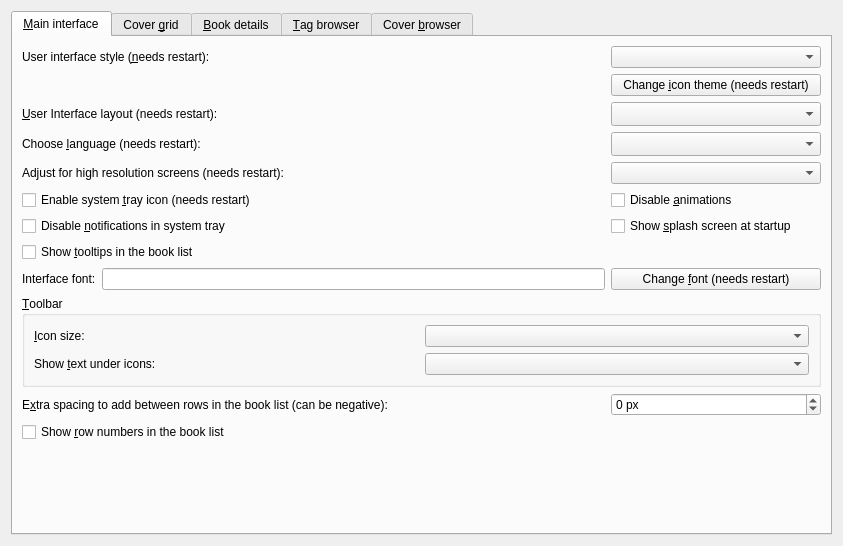
<?xml version="1.0" encoding="UTF-8"?>
<ui version="4.0">
 <class>Form</class>
 <widget class="QWidget" name="Form">
  <property name="geometry">
   <rect>
    <x>0</x>
    <y>0</y>
    <width>843</width>
    <height>546</height>
   </rect>
  </property>
  <property name="windowTitle">
   <string>Form</string>
  </property>
  <layout class="QGridLayout" name="gridLayout_2">
   <item row="0" column="0">
    <widget class="QTabWidget" name="tabWidget">
     <property name="currentIndex">
      <number>0</number>
     </property>
     <widget class="QWidget" name="tab">
      <attribute name="icon">
       <iconset resource="../../../../resources/images.qrc">
        <normaloff>:/images/lt.png</normaloff>:/images/lt.png</iconset>
      </attribute>
      <attribute name="title">
       <string>&amp;Main interface</string>
      </attribute>
      <layout class="QGridLayout" name="gridLayout_9">
       <item row="2" column="0">
        <widget class="QLabel" name="label_17">
         <property name="text">
          <string>&amp;User Interface layout (needs restart):</string>
         </property>
         <property name="buddy">
          <cstring>opt_gui_layout</cstring>
         </property>
        </widget>
       </item>
       <item row="10" column="0">
        <widget class="QLabel" name="label_4">
         <property name="text">
          <string>E&amp;xtra spacing to add between rows in the book list (can be negative):</string>
         </property>
         <property name="buddy">
          <cstring>opt_book_list_extra_row_spacing</cstring>
         </property>
        </widget>
       </item>
       <item row="10" column="1">
        <widget class="QSpinBox" name="opt_book_list_extra_row_spacing">
         <property name="suffix">
          <string> px</string>
         </property>
         <property name="minimum">
          <number>-20</number>
         </property>
        </widget>
       </item>
       <item row="9" column="0" colspan="2">
        <widget class="QGroupBox" name="groupBox_2">
         <property name="title">
          <string>&amp;Toolbar</string>
         </property>
         <layout class="QGridLayout" name="gridLayout_8">
          <item row="0" column="1">
           <widget class="QComboBox" name="opt_toolbar_icon_size"/>
          </item>
          <item row="0" column="0">
           <widget class="QLabel" name="label_5">
            <property name="text">
             <string>&amp;Icon size:</string>
            </property>
            <property name="buddy">
             <cstring>opt_toolbar_icon_size</cstring>
            </property>
           </widget>
          </item>
          <item row="1" column="1">
           <widget class="QComboBox" name="opt_toolbar_text"/>
          </item>
          <item row="1" column="0">
           <widget class="QLabel" name="label_8">
            <property name="text">
             <string>Show &amp;text under icons:</string>
            </property>
            <property name="buddy">
             <cstring>opt_toolbar_text</cstring>
            </property>
           </widget>
          </item>
         </layout>
        </widget>
       </item>
       <item row="0" column="1">
        <widget class="QComboBox" name="opt_ui_style"/>
       </item>
       <item row="8" column="1">
        <widget class="QPushButton" name="change_font_button">
         <property name="text">
          <string>Change &amp;font (needs restart)</string>
         </property>
        </widget>
       </item>
       <item row="2" column="1">
        <widget class="QComboBox" name="opt_gui_layout">
         <property name="maximumSize">
          <size>
           <width>250</width>
           <height>16777215</height>
          </size>
         </property>
         <property name="sizeAdjustPolicy">
          <enum>QComboBox::AdjustToMinimumContentsLengthWithIcon</enum>
         </property>
         <property name="minimumContentsLength">
          <number>20</number>
         </property>
        </widget>
       </item>
       <item row="7" column="0">
        <widget class="QCheckBox" name="opt_book_list_tooltips">
         <property name="text">
          <string>Show &amp;tooltips in the book list</string>
         </property>
        </widget>
       </item>
       <item row="12" column="0">
        <spacer name="verticalSpacer_3">
         <property name="orientation">
          <enum>Qt::Vertical</enum>
         </property>
         <property name="sizeHint" stdset="0">
          <size>
           <width>20</width>
           <height>40</height>
          </size>
         </property>
        </spacer>
       </item>
       <item row="5" column="0">
        <widget class="QCheckBox" name="opt_systray_icon">
         <property name="text">
          <string>Enable system &amp;tray icon (needs restart)</string>
         </property>
        </widget>
       </item>
       <item row="3" column="0">
        <widget class="QLabel" name="label_7">
         <property name="text">
          <string>Choose &amp;language (needs restart):</string>
         </property>
         <property name="buddy">
          <cstring>opt_language</cstring>
         </property>
        </widget>
       </item>
       <item row="8" column="0">
        <layout class="QHBoxLayout" name="horizontalLayout">
         <item>
          <widget class="QLabel" name="label_2">
           <property name="text">
            <string>Interface font:</string>
           </property>
           <property name="buddy">
            <cstring>font_display</cstring>
           </property>
          </widget>
         </item>
         <item>
          <widget class="QLineEdit" name="font_display">
           <property name="readOnly">
            <bool>true</bool>
           </property>
          </widget>
         </item>
        </layout>
       </item>
       <item row="1" column="0">
        <widget class="QLabel" name="icon_theme">
         <property name="text">
          <string/>
         </property>
        </widget>
       </item>
       <item row="6" column="0">
        <widget class="QCheckBox" name="opt_disable_tray_notification">
         <property name="text">
          <string>Disable &amp;notifications in system tray</string>
         </property>
        </widget>
       </item>
       <item row="3" column="1">
        <widget class="QComboBox" name="opt_language">
         <property name="sizeAdjustPolicy">
          <enum>QComboBox::AdjustToMinimumContentsLengthWithIcon</enum>
         </property>
         <property name="minimumContentsLength">
          <number>20</number>
         </property>
        </widget>
       </item>
       <item row="0" column="0">
        <widget class="QLabel" name="label_widget_style">
         <property name="text">
          <string>User interface style (&amp;needs restart):</string>
         </property>
         <property name="buddy">
          <cstring>opt_ui_style</cstring>
         </property>
        </widget>
       </item>
       <item row="5" column="1">
        <widget class="QCheckBox" name="opt_disable_animations">
         <property name="toolTip">
          <string>Disable all animations. Useful if you have a slow/old computer.</string>
         </property>
         <property name="text">
          <string>Disable &amp;animations</string>
         </property>
        </widget>
       </item>
       <item row="6" column="1">
        <widget class="QCheckBox" name="opt_show_splash_screen">
         <property name="text">
          <string>Show &amp;splash screen at startup</string>
         </property>
        </widget>
       </item>
       <item row="1" column="1">
        <widget class="QPushButton" name="icon_theme_button">
         <property name="text">
          <string>Change &amp;icon theme (needs restart)</string>
         </property>
        </widget>
       </item>
       <item row="11" column="0">
        <widget class="QCheckBox" name="opt_row_numbers_in_book_list">
         <property name="text">
          <string>Show &amp;row numbers in the book list</string>
         </property>
        </widget>
       </item>
       <item row="4" column="0">
        <widget class="QLabel" name="label_hidpi">
         <property name="text">
          <string>Adjust for high resolution screens (needs restart):</string>
         </property>
        </widget>
       </item>
       <item row="4" column="1">
        <widget class="QComboBox" name="opt_hidpi">
         <property name="toolTip">
          <string>&lt;p&gt;Whether to automatically adjust the calibre user interface for high resolution (high DPI) monitors. There are three possible values:&lt;/p&gt;

&lt;ul&gt;
&lt;li&gt;&lt;b&gt;Automatic&lt;/b&gt;: Adjust the user interface if a high resolution monitor is detected. Will respect Qt environment variables controlling high DPI behavior. So if you use the environment variable QT_AUTO_SCREEN_SCALE_FACTOR then it will be used instead of this setting.&lt;/li&gt;

&lt;li&gt;&lt;b&gt;On&lt;/b&gt;: Same as &quot;Automatic&quot;, but ignores Qt environment variables controlling high dpi behavior.&lt;/li&gt;

&lt;li&gt;&lt;b&gt;Off&lt;/b&gt;: Do not adjust the user interface, regardless of Qt environment variables.&lt;/li&gt;
&lt;/ul&gt;</string>
         </property>
        </widget>
       </item>
      </layout>
     </widget>
     <widget class="QWidget" name="cover_grid_tab">
      <attribute name="icon">
       <iconset resource="../../../../resources/images.qrc">
        <normaloff>:/images/grid.png</normaloff>:/images/grid.png</iconset>
      </attribute>
      <attribute name="title">
       <string>Cover &amp;grid</string>
      </attribute>
      <layout class="QVBoxLayout" name="verticalLayout">
       <item>
        <widget class="QTabWidget" name="tabWidget_2">
         <property name="tabPosition">
          <enum>QTabWidget::West</enum>
         </property>
         <property name="currentIndex">
          <number>0</number>
         </property>
         <widget class="QWidget" name="tab_5">
          <attribute name="title">
           <string>&amp;Layout</string>
          </attribute>
          <layout class="QFormLayout" name="formLayout_2">
           <item row="0" column="0" colspan="2">
            <widget class="QLabel" name="label_19">
             <property name="text">
              <string>Control the Cover grid view. You can enable this view by clicking the &quot;Cover grid&quot; button in the bottom right corner of the main calibre window.</string>
             </property>
             <property name="wordWrap">
              <bool>true</bool>
             </property>
            </widget>
           </item>
           <item row="3" column="1">
            <spacer name="verticalSpacer_6">
             <property name="orientation">
              <enum>Qt::Vertical</enum>
             </property>
             <property name="sizeType">
              <enum>QSizePolicy::Fixed</enum>
             </property>
             <property name="sizeHint" stdset="0">
              <size>
               <width>20</width>
               <height>10</height>
              </size>
             </property>
            </spacer>
           </item>
           <item row="5" column="0">
            <widget class="QLabel" name="label_14">
             <property name="text">
              <string>Field to show &amp;under the covers:</string>
             </property>
             <property name="buddy">
              <cstring>opt_field_under_covers_in_grid</cstring>
             </property>
            </widget>
           </item>
           <item row="5" column="1">
            <widget class="QComboBox" name="opt_field_under_covers_in_grid"/>
           </item>
           <item row="6" column="0">
            <widget class="QLabel" name="label_16">
             <property name="text">
              <string>&amp;Spacing between covers:</string>
             </property>
             <property name="buddy">
              <cstring>opt_cover_grid_spacing</cstring>
             </property>
            </widget>
           </item>
           <item row="6" column="1">
            <widget class="QDoubleSpinBox" name="opt_cover_grid_spacing">
             <property name="toolTip">
              <string>The spacing between covers. A value of zero means calculate automatically based on cover size.</string>
             </property>
             <property name="specialValueText">
              <string>Automatic</string>
             </property>
             <property name="suffix">
              <string> cm</string>
             </property>
             <property name="decimals">
              <number>2</number>
             </property>
             <property name="singleStep">
              <double>0.100000000000000</double>
             </property>
            </widget>
           </item>
           <item row="7" column="0" colspan="2">
            <widget class="QGroupBox" name="cg_background_box">
             <property name="title">
              <string>Background for the Cover grid</string>
             </property>
             <layout class="QGridLayout" name="gridLayout_5"/>
            </widget>
           </item>
           <item row="10" column="0" colspan="2">
            <widget class="QGroupBox" name="groupBox_4">
             <property name="title">
              <string>Cover size</string>
             </property>
             <layout class="QGridLayout" name="gridLayout_4">
              <item row="0" column="0" colspan="5">
               <widget class="QLabel" name="label_20">
                <property name="text">
                 <string>By default, calibre chooses a cover size based on your computer's screen size. You can change the cover size here:</string>
                </property>
                <property name="wordWrap">
                 <bool>true</bool>
                </property>
               </widget>
              </item>
              <item row="3" column="0" colspan="5">
               <widget class="QLabel" name="cover_grid_aspect_ratio">
                <property name="text">
                 <string/>
                </property>
               </widget>
              </item>
              <item row="1" column="0">
               <widget class="QLabel" name="label_11">
                <property name="text">
                 <string>Cover &amp;width: </string>
                </property>
                <property name="buddy">
                 <cstring>opt_cover_grid_width</cstring>
                </property>
               </widget>
              </item>
              <item row="1" column="1">
               <widget class="QDoubleSpinBox" name="opt_cover_grid_width">
                <property name="toolTip">
                 <string>The width of displayed covers.
A value of zero means calculate automatically.</string>
                </property>
                <property name="specialValueText">
                 <string>Automatic</string>
                </property>
                <property name="suffix">
                 <string> cm</string>
                </property>
                <property name="decimals">
                 <number>1</number>
                </property>
               </widget>
              </item>
              <item row="1" column="2">
               <widget class="QPushButton" name="cover_grid_larger_cover">
                <property name="toolTip">
                 <string>Make the covers larger, maintaining current aspect ratio.</string>
                </property>
                <property name="text">
                 <string>&amp;Larger covers</string>
                </property>
                <property name="icon">
                 <iconset resource="../../../../resources/images.qrc">
                  <normaloff>:/images/plus.png</normaloff>:/images/plus.png</iconset>
                </property>
               </widget>
              </item>
              <item row="2" column="0">
               <widget class="QLabel" name="label_12">
                <property name="text">
                 <string>Cover &amp;height: </string>
                </property>
                <property name="buddy">
                 <cstring>opt_cover_grid_height</cstring>
                </property>
               </widget>
              </item>
              <item row="2" column="1">
               <widget class="QDoubleSpinBox" name="opt_cover_grid_height">
                <property name="toolTip">
                 <string>The height of displayed covers.
A value of zero means calculate automatically.</string>
                </property>
                <property name="specialValueText">
                 <string>Automatic</string>
                </property>
                <property name="suffix">
                 <string> cm</string>
                </property>
                <property name="decimals">
                 <number>1</number>
                </property>
               </widget>
              </item>
              <item row="2" column="2">
               <widget class="QPushButton" name="cover_grid_smaller_cover">
                <property name="toolTip">
                 <string>Make the covers smaller, maintaining current aspect ratio.</string>
                </property>
                <property name="text">
                 <string>&amp;Smaller covers</string>
                </property>
                <property name="icon">
                 <iconset resource="../../../../resources/images.qrc">
                  <normaloff>:/images/minus.png</normaloff>:/images/minus.png</iconset>
                </property>
               </widget>
              </item>
              <item row="1" column="3" rowspan="2">
               <widget class="QPushButton" name="cover_grid_reset_size">
                <property name="toolTip">
                 <string>Reset size to automatic</string>
                </property>
                <property name="text">
                 <string>&amp;Reset size</string>
                </property>
               </widget>
              </item>
              <item row="1" column="4">
               <spacer name="horizontalSpacer_4">
                <property name="orientation">
                 <enum>Qt::Horizontal</enum>
                </property>
                <property name="sizeHint" stdset="0">
                 <size>
                  <width>40</width>
                  <height>20</height>
                 </size>
                </property>
               </spacer>
              </item>
             </layout>
            </widget>
           </item>
           <item row="11" column="1">
            <widget class="QSpinBox" name="opt_emblem_size">
             <property name="suffix">
              <string> px</string>
             </property>
             <property name="minimum">
              <number>16</number>
             </property>
             <property name="maximum">
              <number>1000</number>
             </property>
            </widget>
           </item>
           <item row="11" column="0">
            <widget class="QLabel" name="label_21">
             <property name="text">
              <string>Size of the emblems (if any) shown &amp;next to the covers: </string>
             </property>
             <property name="buddy">
              <cstring>opt_emblem_size</cstring>
             </property>
            </widget>
           </item>
           <item row="4" column="0" colspan="2">
            <widget class="QCheckBox" name="opt_cover_grid_show_title">
             <property name="text">
              <string>Show a field (such as title) &amp;under the covers</string>
             </property>
            </widget>
           </item>
           <item row="12" column="0">
            <widget class="QLabel" name="label_22">
             <property name="text">
              <string>&amp;Location of the emblems shown next to the covers:</string>
             </property>
             <property name="buddy">
              <cstring>opt_emblem_position</cstring>
             </property>
            </widget>
           </item>
           <item row="12" column="1">
            <widget class="QComboBox" name="opt_emblem_position"/>
           </item>
          </layout>
         </widget>
         <widget class="QWidget" name="emblems_tab">
          <attribute name="title">
           <string>&amp;Emblems</string>
          </attribute>
         </widget>
         <widget class="QWidget" name="tab_6">
          <attribute name="title">
           <string>&amp;Performance</string>
          </attribute>
          <layout class="QVBoxLayout" name="verticalLayout_2">
           <item>
            <widget class="QGroupBox" name="groupBox_3">
             <property name="title">
              <string>Caching of covers for improved performance</string>
             </property>
             <layout class="QGridLayout" name="gridLayout">
              <item row="2" column="2">
               <widget class="QSpinBox" name="opt_cover_grid_disk_cache_size">
                <property name="specialValueText">
                 <string>Disable</string>
                </property>
                <property name="suffix">
                 <string> MB</string>
                </property>
                <property name="minimum">
                 <number>100</number>
                </property>
                <property name="singleStep">
                 <number>100</number>
                </property>
               </widget>
              </item>
              <item row="3" column="1">
               <widget class="QPushButton" name="cover_grid_open_cache">
                <property name="text">
                 <string>&amp;Open cache directory</string>
                </property>
               </widget>
              </item>
              <item row="1" column="3">
               <spacer name="horizontalSpacer_5">
                <property name="orientation">
                 <enum>Qt::Horizontal</enum>
                </property>
                <property name="sizeHint" stdset="0">
                 <size>
                  <width>40</width>
                  <height>20</height>
                 </size>
                </property>
               </spacer>
              </item>
              <item row="0" column="0" colspan="5">
               <widget class="QLabel" name="label_13">
                <property name="text">
                 <string>There are two kinds of caches that calibre uses to improve performance when rendering covers in the grid view. A disk cache that is kept on your hard disk and stores the cover thumbnails and an in memory cache used to ensure flicker free rendering of covers. For best results, keep the memory cache small and the disk cache large, unless you have a lot of extra RAM in your computer and don't mind it being used by the memory cache.</string>
                </property>
                <property name="wordWrap">
                 <bool>true</bool>
                </property>
               </widget>
              </item>
              <item row="2" column="3" colspan="2">
               <widget class="QLabel" name="cover_grid_current_disk_cache">
                <property name="text">
                 <string/>
                </property>
               </widget>
              </item>
              <item row="3" column="2" colspan="3">
               <spacer name="horizontalSpacer_3">
                <property name="orientation">
                 <enum>Qt::Horizontal</enum>
                </property>
                <property name="sizeHint" stdset="0">
                 <size>
                  <width>310</width>
                  <height>20</height>
                 </size>
                </property>
               </spacer>
              </item>
              <item row="1" column="0" colspan="2">
               <widget class="QLabel" name="label_15">
                <property name="text">
                 <string>Number of screenfulls of covers to cache in &amp;memory (keep this small):</string>
                </property>
                <property name="buddy">
                 <cstring>opt_cover_grid_cache_size_multiple</cstring>
                </property>
               </widget>
              </item>
              <item row="2" column="0" colspan="2">
               <widget class="QLabel" name="label_18">
                <property name="text">
                 <string>Maximum amount of &amp;disk space to use for caching thumbnails: </string>
                </property>
               </widget>
              </item>
              <item row="3" column="0">
               <widget class="QPushButton" name="cover_grid_empty_cache">
                <property name="text">
                 <string>&amp;Empty disk cache</string>
                </property>
               </widget>
              </item>
              <item row="1" column="2">
               <widget class="QSpinBox" name="opt_cover_grid_cache_size_multiple">
                <property name="toolTip">
                 <string>The maximum number of screenfulls of thumbnails to keep in memory. Increasing this will make rendering faster, at the cost of more memory usage. Note that regardless of this setting, a minimum of one hundred thumbnails are always kept in memory, to ensure flicker free rendering.</string>
                </property>
                <property name="minimum">
                 <number>2</number>
                </property>
                <property name="maximum">
                 <number>100</number>
                </property>
               </widget>
              </item>
              <item row="4" column="1">
               <spacer name="verticalSpacer_2">
                <property name="orientation">
                 <enum>Qt::Vertical</enum>
                </property>
                <property name="sizeHint" stdset="0">
                 <size>
                  <width>20</width>
                  <height>40</height>
                 </size>
                </property>
               </spacer>
              </item>
             </layout>
            </widget>
           </item>
          </layout>
         </widget>
        </widget>
       </item>
      </layout>
     </widget>
     <widget class="QWidget" name="tab_4">
      <attribute name="icon">
       <iconset resource="../../../../resources/images.qrc">
        <normaloff>:/images/book.png</normaloff>:/images/book.png</iconset>
      </attribute>
      <attribute name="title">
       <string>&amp;Book details</string>
      </attribute>
      <layout class="QGridLayout" name="gridLayout_12">
       <item row="3" column="1">
        <widget class="QLabel" name="label_3">
         <property name="text">
          <string>Note that &lt;b&gt;comments&lt;/b&gt; will always be displayed at the end, regardless of the position you assign here.</string>
         </property>
         <property name="wordWrap">
          <bool>true</bool>
         </property>
        </widget>
       </item>
       <item row="3" column="0" rowspan="2">
        <widget class="QGroupBox" name="groupBox">
         <property name="title">
          <string>Select displayed metadata</string>
         </property>
         <layout class="QGridLayout" name="gridLayout_3">
          <item row="0" column="1">
           <widget class="QToolButton" name="df_up_button">
            <property name="toolTip">
             <string>Move up</string>
            </property>
            <property name="icon">
             <iconset resource="../../../../resources/images.qrc">
              <normaloff>:/images/arrow-up.png</normaloff>:/images/arrow-up.png</iconset>
            </property>
           </widget>
          </item>
          <item row="2" column="1">
           <widget class="QToolButton" name="df_down_button">
            <property name="toolTip">
             <string>Move down</string>
            </property>
            <property name="icon">
             <iconset resource="../../../../resources/images.qrc">
              <normaloff>:/images/arrow-down.png</normaloff>:/images/arrow-down.png</iconset>
            </property>
           </widget>
          </item>
          <item row="0" column="0" rowspan="3">
           <widget class="QListView" name="field_display_order">
            <property name="alternatingRowColors">
             <bool>true</bool>
            </property>
           </widget>
          </item>
          <item row="1" column="1">
           <spacer name="verticalSpacer_5">
            <property name="orientation">
             <enum>Qt::Vertical</enum>
            </property>
            <property name="sizeHint" stdset="0">
             <size>
              <width>20</width>
              <height>40</height>
             </size>
            </property>
           </spacer>
          </item>
         </layout>
        </widget>
       </item>
       <item row="1" column="0" colspan="2">
        <layout class="QHBoxLayout">
         <item>
          <widget class="QCheckBox" name="opt_bd_show_cover">
           <property name="text">
            <string>Show &amp;cover in the Book details panel</string>
           </property>
          </widget>
         </item>
         <item>
          <widget class="QCheckBox" name="opt_bd_overlay_cover_size">
           <property name="toolTip">
            <string>Show the size of the book's cover in pixels</string>
           </property>
           <property name="text">
            <string>Show cover &amp;size</string>
           </property>
          </widget>
         </item>
         <item>
          <widget class="QCheckBox" name="opt_use_roman_numerals_for_series_number">
           <property name="text">
            <string>Use &amp;Roman numerals for series</string>
           </property>
           <property name="checked">
            <bool>true</bool>
           </property>
          </widget>
         </item>
         <item>
          <spacer name="horizontalSpacer_bd1">
           <property name="orientation">
            <enum>Qt::Horizontal</enum>
           </property>
           <property name="sizeHint" stdset="0">
            <size>
             <width>20</width>
             <height>0</height>
            </size>
           </property>
          </spacer>
         </item>
        </layout>
       </item>
       <item row="2" column="0" colspan="2">
        <widget class="QPushButton" name="id_links_button">
         <property name="text">
          <string>Create rules to convert &amp;identifiers into links</string>
         </property>
        </widget>
       </item>
       <item row="0" column="0" colspan="2">
        <widget class="QWidget" name="default_author_link_container" native="true">
         <property name="sizePolicy">
          <sizepolicy hsizetype="Preferred" vsizetype="Maximum">
           <horstretch>0</horstretch>
           <verstretch>0</verstretch>
          </sizepolicy>
         </property>
        </widget>
       </item>
      </layout>
     </widget>
     <widget class="QWidget" name="tab_2">
      <attribute name="icon">
       <iconset resource="../../../../resources/images.qrc">
        <normaloff>:/images/tags.png</normaloff>:/images/tags.png</iconset>
      </attribute>
      <attribute name="title">
       <string>&amp;Tag browser</string>
      </attribute>
      <layout class="QFormLayout" name="formLayout">
       <property name="fieldGrowthPolicy">
        <enum>QFormLayout::ExpandingFieldsGrow</enum>
       </property>
       <item row="2" column="0">
        <widget class="QLabel" name="label_10">
         <property name="text">
          <string>Co&amp;llapse when more items than:</string>
         </property>
         <property name="buddy">
          <cstring>opt_tags_browser_collapse_at</cstring>
         </property>
        </widget>
       </item>
       <item row="2" column="1">
        <widget class="QSpinBox" name="opt_tags_browser_collapse_at">
         <property name="toolTip">
          <string>If a Tag browser category has more than this number of items, it is divided
up into subcategories. If the partition method is set to disable, this value is ignored.</string>
         </property>
         <property name="maximum">
          <number>10000</number>
         </property>
        </widget>
       </item>
       <item row="3" column="0">
        <widget class="QLabel" name="label_8111">
         <property name="text">
          <string>Categories &amp;not to partition:</string>
         </property>
         <property name="buddy">
          <cstring>opt_tag_browser_dont_collapse</cstring>
         </property>
        </widget>
       </item>
       <item row="3" column="1">
        <widget class="EditWithComplete" name="opt_tag_browser_dont_collapse">
         <property name="sizePolicy">
          <sizepolicy hsizetype="Expanding" vsizetype="Fixed">
           <horstretch>0</horstretch>
           <verstretch>0</verstretch>
          </sizepolicy>
         </property>
         <property name="toolTip">
          <string>A comma-separated list of categories that are not to
be partitioned even if the number of items is larger than
the value shown above. This option can be used to
avoid collapsing hierarchical categories that have only
a few top-level elements.</string>
         </property>
        </widget>
       </item>
       <item row="5" column="0">
        <widget class="QLabel" name="label_81">
         <property name="text">
          <string>Categories with &amp;hierarchical items:</string>
         </property>
         <property name="buddy">
          <cstring>opt_categories_using_hierarchy</cstring>
         </property>
        </widget>
       </item>
       <item row="5" column="1">
        <widget class="EditWithComplete" name="opt_categories_using_hierarchy">
         <property name="sizePolicy">
          <sizepolicy hsizetype="Expanding" vsizetype="Fixed">
           <horstretch>0</horstretch>
           <verstretch>0</verstretch>
          </sizepolicy>
         </property>
         <property name="toolTip">
          <string>A comma-separated list of categories in which items containing
periods are displayed in the tag browser trees. For example, if
this box contains 'tags' then tags of the form 'Mystery.English'
and 'Mystery.Thriller' will be displayed with English and Thriller
both under 'Mystery'. If 'tags' is not in this box,
then the tags will be displayed each on their own line.</string>
         </property>
        </widget>
       </item>
       <item row="8" column="0" colspan="2">
        <widget class="QCheckBox" name="opt_tag_browser_old_look">
         <property name="text">
          <string>Use &amp;alternating row colors in the Tag browser</string>
         </property>
        </widget>
       </item>
       <item row="9" column="0" colspan="2">
        <widget class="QCheckBox" name="opt_tag_browser_hide_empty_categories">
         <property name="toolTip">
          <string>When checked, calibre will automatically hide any category
 (a column, custom or standard) that has no items to show. For example, some
 categories might not have values when using virtual libraries. Checking this
 box will cause these empty categories to be hidden.</string>
         </property>
         <property name="text">
          <string>Hi&amp;de empty categories (columns) in the Tag browser</string>
         </property>
        </widget>
       </item>
       <item row="1" column="1">
        <widget class="QComboBox" name="opt_tags_browser_partition_method">
         <property name="toolTip">
          <string>Choose how Tag browser subcategories are displayed when
there are more items than the limit. Select by first
letter to see an A, B, C list. Choose partitioned to
have a list of fixed-sized groups. Set to disabled
if you never want subcategories</string>
         </property>
        </widget>
       </item>
       <item row="1" column="0">
        <widget class="QLabel" name="label_9">
         <property name="text">
          <string>&amp;Tag browser category partitioning method:</string>
         </property>
         <property name="buddy">
          <cstring>opt_tags_browser_partition_method</cstring>
         </property>
        </widget>
       </item>
       <item row="6" column="0">
        <widget class="QCheckBox" name="opt_show_avg_rating">
         <property name="text">
          <string>Show &amp;average ratings in the Tag browser</string>
         </property>
         <property name="checked">
          <bool>true</bool>
         </property>
        </widget>
       </item>
       <item row="7" column="0" colspan="2">
        <widget class="QCheckBox" name="opt_tag_browser_show_counts">
         <property name="toolTip">
          <string>Show counts for items in the Tag browser. Such as the number of books
by each author, the number of authors, etc. If you turn it off, you can still
see the counts by hovering your mouse over any item.</string>
         </property>
         <property name="text">
          <string>Show &amp;counts in the Tag browser</string>
         </property>
        </widget>
       </item>
      </layout>
     </widget>
     <widget class="QWidget" name="tab_3">
      <attribute name="icon">
       <iconset resource="../../../../resources/images.qrc">
        <normaloff>:/images/cover_flow.png</normaloff>:/images/cover_flow.png</iconset>
      </attribute>
      <attribute name="title">
       <string>Cover &amp;browser</string>
      </attribute>
      <layout class="QGridLayout" name="gridLayout_11">
       <item row="5" column="1">
        <widget class="QLineEdit" name="opt_cover_browser_title_template">
         <property name="toolTip">
          <string>The template used to generate the text below the covers. Uses the same syntax as save templates. Defaults to just the book title. Note that this setting is per-library, which means that you have to set it again for every different calibre library you use.</string>
         </property>
        </widget>
       </item>
       <item row="1" column="0">
        <widget class="QLabel" name="label_6">
         <property name="text">
          <string>&amp;Number of covers to show in browse mode (needs restart):</string>
         </property>
         <property name="buddy">
          <cstring>opt_cover_flow_queue_length</cstring>
         </property>
        </widget>
       </item>
       <item row="9" column="0" colspan="2">
        <spacer name="verticalSpacer_4">
         <property name="orientation">
          <enum>Qt::Vertical</enum>
         </property>
         <property name="sizeHint" stdset="0">
          <size>
           <width>690</width>
           <height>283</height>
          </size>
         </property>
        </spacer>
       </item>
       <item row="5" column="0">
        <widget class="QLabel" name="label_23">
         <property name="text">
          <string>&amp;Template for caption:</string>
         </property>
         <property name="buddy">
          <cstring>opt_cover_browser_title_template</cstring>
         </property>
        </widget>
       </item>
       <item row="5" column="2">
        <widget class="QPushButton" name="cover_browser_title_template_button">
         <property name="text">
          <string>Template &amp;editor</string>
         </property>
        </widget>
       </item>
       <item row="1" column="1" colspan="2">
        <widget class="QSpinBox" name="opt_cover_flow_queue_length"/>
       </item>
       <item row="7" column="0" colspan="3">
        <widget class="QCheckBox" name="opt_cb_fullscreen">
         <property name="text">
          <string>When showing the Cover browser in a separate window, show it &amp;fullscreen</string>
         </property>
        </widget>
       </item>
       <item row="0" column="0" colspan="3">
        <widget class="QCheckBox" name="opt_separate_cover_flow">
         <property name="text">
          <string>Show Cover &amp;browser in a separate window (needs restart)</string>
         </property>
        </widget>
       </item>
       <item row="3" column="0" colspan="3">
        <widget class="QCheckBox" name="opt_cb_preserve_aspect_ratio">
         <property name="toolTip">
          <string>Show covers in their original aspect ratio instead of resizing
them to all have the same width and height</string>
         </property>
         <property name="text">
          <string>Preserve &amp;aspect ratio of covers displayed in the Cover browser</string>
         </property>
        </widget>
       </item>
       <item row="2" column="0" colspan="3">
        <widget class="QCheckBox" name="opt_cover_browser_reflections">
         <property name="text">
          <string>Show &amp;reflections in the Cover browser</string>
         </property>
        </widget>
       </item>
       <item row="8" column="0" colspan="3">
        <widget class="QLabel" name="fs_help_msg">
         <property name="styleSheet">
          <string notr="true">margin-left: 1.5em</string>
         </property>
         <property name="text">
          <string>You can press the %s keys to toggle full screen mode.</string>
         </property>
         <property name="wordWrap">
          <bool>true</bool>
         </property>
        </widget>
       </item>
       <item row="6" column="0">
        <widget class="QLabel" name="label_24">
         <property name="text">
          <string>Fie&amp;ld for sub-title:</string>
         </property>
         <property name="buddy">
          <cstring>opt_cover_browser_subtitle_field</cstring>
         </property>
        </widget>
       </item>
       <item row="6" column="1" colspan="2">
        <widget class="QComboBox" name="opt_cover_browser_subtitle_field"/>
       </item>
      </layout>
     </widget>
    </widget>
   </item>
  </layout>
 </widget>
 <customwidgets>
  <customwidget>
   <class>EditWithComplete</class>
   <extends>QComboBox</extends>
   <header>calibre/gui2/complete2.h</header>
  </customwidget>
 </customwidgets>
 <resources>
  <include location="../../../../resources/images.qrc"/>
 </resources>
 <connections>
  <connection>
   <sender>opt_cover_grid_show_title</sender>
   <signal>toggled(bool)</signal>
   <receiver>opt_field_under_covers_in_grid</receiver>
   <slot>setEnabled(bool)</slot>
   <hints>
    <hint type="sourcelabel">
     <x>75</x>
     <y>102</y>
    </hint>
    <hint type="destinationlabel">
     <x>289</x>
     <y>118</y>
    </hint>
   </hints>
  </connection>
 </connections>
</ui>
